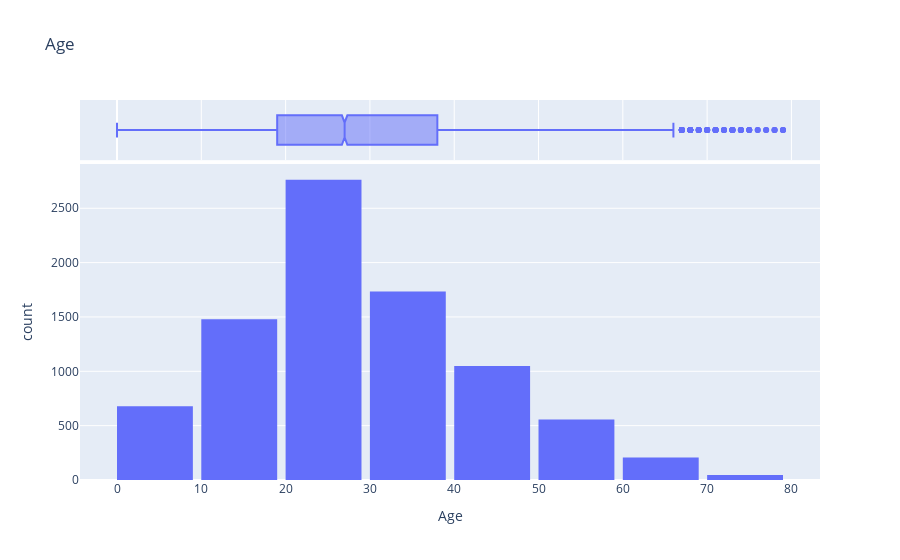

This figure's notebook cell:
### Code cell
fig = px.histogram(train_data, x ='Age', marginal = 'box', nbins = 10, title='Age')
fig.update_layout(bargap=0.1)
fig.show()

### Figure 1 — Plotly figure (JSON) as saved in the notebook; plotly's stock layout.template omitted (floating-point values rounded to 4 significant figures; data arrays with more than 128 entries replaced by an {"elided": "..."} marker saying what was removed)
{"data": [{"alignmentgroup": "True", "bingroup": "x", "hovertemplate": "Age=%{x}<br>count=%{y}<extra></extra>", "legendgroup": "", "marker": {"color": "#636efa", "pattern": {"shape": ""}}, "name": "", "nbinsx": 10, "offsetgroup": "", "orientation": "v", "showlegend": false, "type": "histogram", "x": {"elided": "8693 int values"}, "xaxis": "x", "yaxis": "y"}, {"alignmentgroup": "True", "hovertemplate": "Age=%{x}<extra></extra>", "legendgroup": "", "marker": {"color": "#636efa"}, "name": "", "notched": true, "offsetgroup": "", "showlegend": false, "type": "box", "x": {"elided": "8693 int values"}, "xaxis": "x2", "yaxis": "y2"}], "layout": {"bargap": 0.1, "barmode": "relative", "legend": {"tracegroupgap": 0}, "title": {"text": "Age"}, "xaxis": {"anchor": "y", "domain": [0, 1], "title": {"text": "Age"}}, "xaxis2": {"anchor": "y2", "domain": [0, 1], "matches": "x", "showgrid": true, "showticklabels": false}, "yaxis": {"anchor": "x", "domain": [0, 0.8316], "title": {"text": "count"}}, "yaxis2": {"anchor": "x2", "domain": [0.8416, 1], "matches": "y2", "showgrid": false, "showline": false, "showticklabels": false, "ticks": ""}}}
